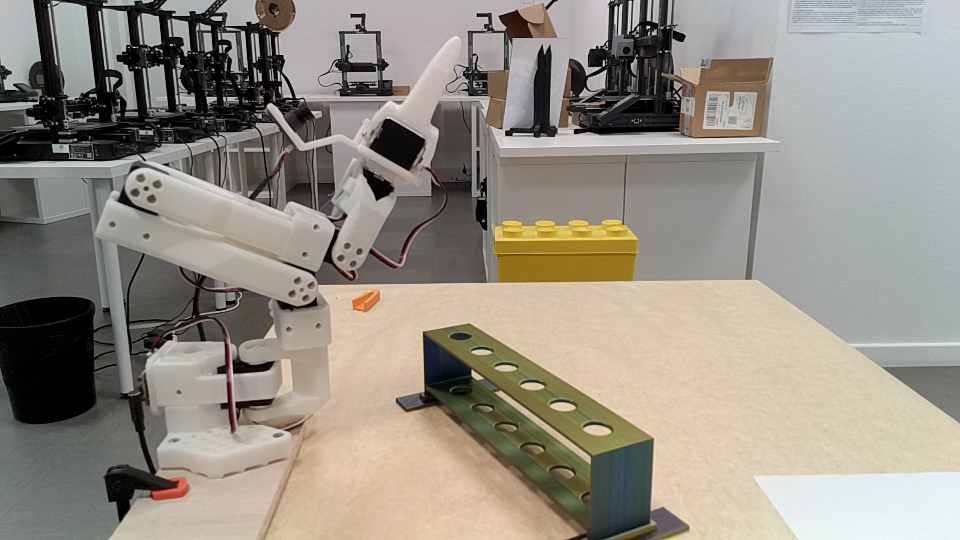
#> input picture oak_tools/matrice.jpg, 1920 x 1080 px (shown at 1/2 size)
$ python demo_homography.py -i matrice.jpg
#> lines starting #> are read from the running program, lines starting #| are printed output that depends on the picture; after the words box and inside, x2 and y2 are one past the last pixel; in counts of white or black regions, pixels touching at a corner belong together
#> (reads oak_tools/table_homography.json from the repository)
### oak_tools/table_homography.py
#!/usr/bin/env python3
"""
Module de gestion de l'homographie de la table pour RobotKraft.
Permet de transformer la vue caméra (perspective) en vue orthorectifiée (Bird's Eye View)
appliquée à L'ENSEMBLE DE L'IMAGE ou recadrée sur la table, et de convertir des
coordonnées pixels (u, v) en coordonnées métriques table (X, Y) en millimètres.
"""

import json
import os
from datetime import datetime
from typing import Dict, List, Optional, Tuple, Union

import cv2
import numpy as np


class TableHomography:
    """Gestionnaire de matrice d'homographie pour la table fixe."""

    def __init__(
        self,
        src_points: Union[np.ndarray, List[List[float]]],
        dst_size_px: Tuple[int, int] = (1920, 1080),
        table_size_mm: Optional[Tuple[float, float]] = None,
        image_size: Optional[Tuple[int, int]] = (1920, 1080),
        zoom: float = 1.0,
        metadata: Optional[dict] = None,
    ):
        """
        Initialise l'homographie.

        Args:
            src_points: 4 points [TL, TR, BR, BL] sur l'image caméra [[x,y], ...].
            dst_size_px: (largeur_px, hauteur_px) de l'image de sortie (par défaut même résolution).
            table_size_mm: (largeur_mm, hauteur_mm) réelles de la table (optionnel).
            image_size: (largeur, hauteur) de l'image caméra d'origine (calibrée).
            zoom: Facteur de zoom / échelle sur la vue globale (défaut: 1.0).
            metadata: Métadonnées additionnelles (date, source, etc.).
        """
#> in main, raw_frame is the input picture: shape (1080, 1920, 3); mean B, G, R 132.4, 143.2, 149.3
#| [Image] Chargée : matrice.jpg (1920x1080)
        self.src_points = np.array(src_points, dtype=np.float32).reshape((4, 2))
        self.dst_width_px = int(dst_size_px[0])
        self.dst_height_px = int(dst_size_px[1])
        self.table_width_mm = float(table_size_mm[0]) if table_size_mm else None
        self.table_height_mm = float(table_size_mm[1]) if table_size_mm else None
        self.image_size = tuple(image_size) if image_size else (self.dst_width_px, self.dst_height_px)
        self.zoom = float(zoom)
        self.metadata = metadata or {}

        # Calculer les matrices pour l'image entière, le recadrage et les mm
        self._compute_matrices()

    def _compute_matrices(self):
        """Calcule l'ensemble des matrices d'homographie (Image entière, Table seule, Métrique)."""
        src = self.src_points
        img_w, img_h = self.image_size

        # 1. Dimensions naturelles de la zone table
        w_top = np.linalg.norm(src[1] - src[0])
        w_bot = np.linalg.norm(src[2] - src[3])
        h_left = np.linalg.norm(src[3] - src[0])
        h_right = np.linalg.norm(src[2] - src[1])

        # Largeur naturelle sur l'image
        w_table_natural = (w_top + w_bot) / 2.0
        if self.table_width_mm and self.table_height_mm:
            ratio_hw = self.table_height_mm / self.table_width_mm
        else:
            ratio_hw = ((h_left + h_right) / 2.0) / max(1.0, w_table_natural)
        h_table_natural = w_table_natural * ratio_hw

        # Centrage par rapport au barycentre des 4 points dans l'image
        center = src.mean(axis=0)

        # Mise à l'échelle vers la résolution de sortie
        scale_x = self.dst_width_px / float(img_w)
        scale_y = self.dst_height_px / float(img_h)
        base_scale = min(scale_x, scale_y) * self.zoom

        w_t = w_table_natural * base_scale
        h_t = h_table_natural * base_scale
        cx_out = center[0] * scale_x
        cy_out = center[1] * scale_y

        x0 = cx_out - w_t / 2.0
        y0 = cy_out - h_t / 2.0

        # Points de destination pour la vue IMAGE ENTIÈRE (Full Image)
        self.dst_points_full = np.array(
            [
                [x0, y0],              # TL
                [x0 + w_t, y0],        # TR
                [x0 + w_t, y0 + h_t],  # BR
                [x0, y0 + h_t],        # BL
            ],
            dtype=np.float32,
        )

        # 1. Homographie Image Complète (Full Image)
        self.H_full = cv2.getPerspectiveTransform(self.src_points, self.dst_points_full)
        self.H_full_inv = np.linalg.inv(self.H_full)

        # 2. Homographie Recadrée (Crop Table Seule)
        crop_w = max(300, int(round(w_t)))
        crop_h = max(200, int(round(h_t)))
        self.crop_size_px = (crop_w, crop_h)
        self.dst_points_crop = np.array(
            [
                [0.0, 0.0],
                [float(crop_w - 1), 0.0],
                [float(crop_w - 1), float(crop_h - 1)],
                [0.0, float(crop_h - 1)],
            ],
            dtype=np.float32,
        )
        self.H_crop = cv2.getPerspectiveTransform(self.src_points, self.dst_points_crop)
        self.H_crop_inv = np.linalg.inv(self.H_crop)

        # 3. Homographie Métrique (Millimètres réels sur le plan de la table)
        if self.table_width_mm and self.table_height_mm:
            self.dst_points_mm = np.array(
                [
                    [0.0, 0.0],
                    [self.table_width_mm, 0.0],
                    [self.table_width_mm, self.table_height_mm],
                    [0.0, self.table_height_mm],
                ],
                dtype=np.float32,
            )
            self.H_mm = cv2.getPerspectiveTransform(self.src_points, self.dst_points_mm)
            self.H_mm_inv = np.linalg.inv(self.H_mm)
            self.px_per_mm_x = w_t / self.table_width_mm
            self.px_per_mm_y = h_t / self.table_height_mm
        else:
            self.dst_points_mm = None
            self.H_mm = None
            self.H_mm_inv = None
            self.px_per_mm_x = None
            self.px_per_mm_y = None

        # Alias par défaut : H_px = H_full
        self.H_px = self.H_full
        self.H_px_inv = self.H_full_inv
        self.dst_points_px = self.dst_points_full

    def _get_scaled_h(
        self,
        current_img_shape: Tuple[int, int, ...],
        mode: str = "full",
    ) -> np.ndarray:
        """Ajuste l'homographie si la résolution de l'image caméra courante diffère de la calibration."""
        H = self.H_full if mode == "full" else self.H_crop
        if self.image_size is None:
            return H

        curr_h, curr_w = current_img_shape[:2]
        orig_w, orig_h = self.image_size

        if curr_w == orig_w and curr_h == orig_h:
            return H

        sx = curr_w / float(orig_w)
        sy = curr_h / float(orig_h)

        scale_mat_inv = np.array(
            [
                [1.0 / sx, 0.0, 0.0],
                [0.0, 1.0 / sy, 0.0],
                [0.0, 0.0, 1.0],
            ],
            dtype=np.float64,
        )
        return H @ scale_mat_inv

    def warp_image(
        self,
        image: np.ndarray,
        mode: str = "full",
        output_size: Optional[Tuple[int, int]] = None,
        flags: int = cv2.INTER_LINEAR,
        border_mode: int = cv2.BORDER_CONSTANT,
        border_value: Tuple[int, int, int] = (0, 0, 0),
    ) -> np.ndarray:
        """
        Applique la transformation d'homographie.

        Args:
            image: Image caméra source.
            mode: "full" pour transformer l'ENSEMBLE de l'image (défaut),
                  "crop" pour recadrer uniquement sur la table.
            output_size: (w, h) de l'image résultante.
            flags: Interpolation cv2 (ex: cv2.INTER_LINEAR, cv2.INTER_CUBIC).
            border_mode: Traitement des bords hors champ.
            border_value: Couleur de fond pour les zones hors champ.

        Returns:
            Image redressée par homographie.
        """
        H = self._get_scaled_h(image.shape, mode=mode)
        if output_size:
            w, h = output_size
        elif mode == "full":
            w, h = self.dst_width_px, self.dst_height_px
        else:
            w, h = self.crop_size_px

        return cv2.warpPerspective(
            image,
            H,
            (w, h),
            flags=flags,
            borderMode=border_mode,
            borderValue=border_value,
        )

    # [98 lines left out: functions pixel_to_table, table_to_pixel, points_to_table, not called in this run]

    def points_to_pixel(
        self,
        points: Union[np.ndarray, List[Tuple[float, float]]],
        from_mm: bool = True,
        mode: str = "full",
        target_img_size: Optional[Tuple[int, int]] = None,
    ) -> np.ndarray:
        """Transforme un lot de points Nx2 de la table vers l'image caméra."""
        pts = np.asarray(points, dtype=np.float32).reshape((-1, 1, 2))
        if from_mm and self.H_mm_inv is not None:
            H_inv = self.H_mm_inv
        elif mode == "full":
            H_inv = self.H_full_inv
        else:
            H_inv = self.H_crop_inv

        transformed = cv2.perspectiveTransform(pts, H_inv)
        res = transformed.reshape((-1, 2))

        if target_img_size and self.image_size and target_img_size != self.image_size:
            sx = target_img_size[0] / float(self.image_size[0])
            sy = target_img_size[1] / float(self.image_size[1])
            res[:, 0] *= sx
            res[:, 1] *= sy

        return res

    # [17 lines left out: function is_inside_table, not called in this run]

    def draw_table_boundary(
        self,
        image: np.ndarray,
        color: Tuple[int, int, int] = (0, 255, 0),
        thickness: int = 2,
        fill_alpha: float = 0.15,
        draw_labels: bool = True,
    ) -> np.ndarray:
        """Dessine le quadrilatère de la table calibrée sur l'image caméra."""
#> called with color = (0, 255, 0), thickness = 2, fill_alpha = 0.15, draw_labels = True
        out = image.copy()
        h, w = out.shape[:2]

        pts = self.src_points.copy()
        if self.image_size and (w, h) != self.image_size:
            sx = w / float(self.image_size[0])
            sy = h / float(self.image_size[1])
            pts[:, 0] *= sx
            pts[:, 1] *= sy

        pts_int = pts.astype(np.int32)

        if fill_alpha > 0.0:
            overlay = out.copy()
            cv2.fillPoly(overlay, [pts_int], color)
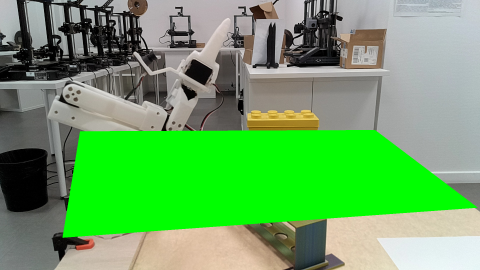
#> overlay: shape (1080, 1920, 3) (shown at 1/4 size); mean B, G, R 96.6, 167.5, 104.2
            cv2.addWeighted(overlay, fill_alpha, out, 1.0 - fill_alpha, 0, out)
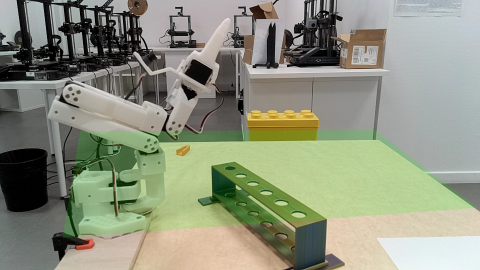
#> out: shape (1080, 1920, 3) (shown at 1/4 size); mean B, G, R 127, 146.9, 142.5

        cv2.polylines(out, [pts_int], isClosed=True, color=color, thickness=thickness, lineType=cv2.LINE_AA)
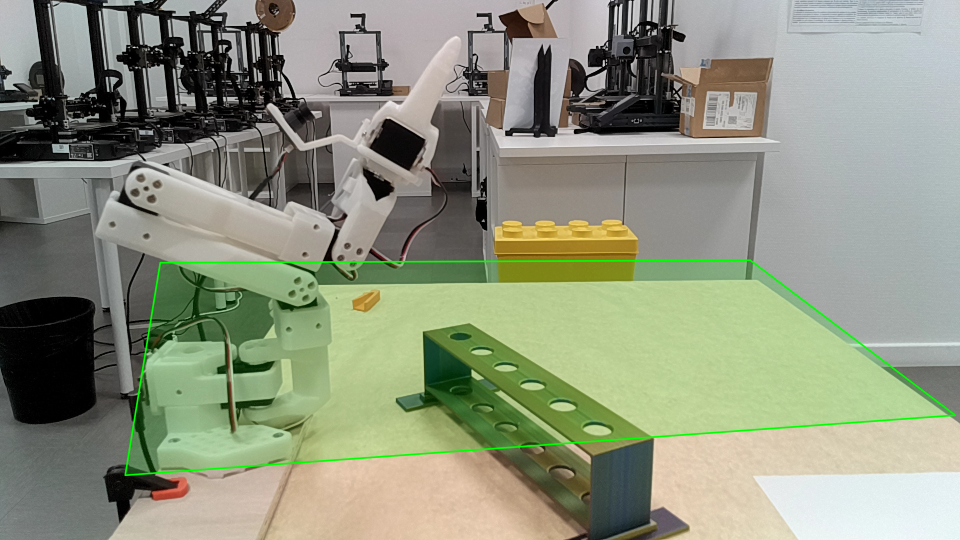
#> out: shape (1080, 1920, 3) (shown at 1/2 size); 0.9% of pixels changed, all inside (x1, y1, x2, y2) = (248, 518, 1913, 953)

        labels = ["P1 (TL)", "P2 (TR)", "P3 (BR)", "P4 (BL)"]
        corner_colors = [
            (255, 255, 0),  # Cyan
            (0, 255, 0),    # Vert
            (0, 215, 255),  # Jaune
            (0, 140, 255),  # Orange
        ]
        for i, (pt, label, col) in enumerate(zip(pts_int, labels, corner_colors)):
            x, y = int(pt[0]), int(pt[1])
            cv2.circle(out, (x, y), 6, col, -1, cv2.LINE_AA)
            cv2.circle(out, (x, y), 8, (0, 0, 0), 1, cv2.LINE_AA)
            if draw_labels:
                offset_y = -10 if i in [0, 1] else 20
                cv2.putText(
                    out,
                    label,
                    (x + 10, y + offset_y),
                    cv2.FONT_HERSHEY_SIMPLEX,
                    0.5,
                    (0, 0, 0),
                    3,
                    cv2.LINE_AA,
                )
                cv2.putText(
                    out,
                    label,
                    (x + 10, y + offset_y),
                    cv2.FONT_HERSHEY_SIMPLEX,
                    0.5,
                    col,
                    1,
                    cv2.LINE_AA,
                )
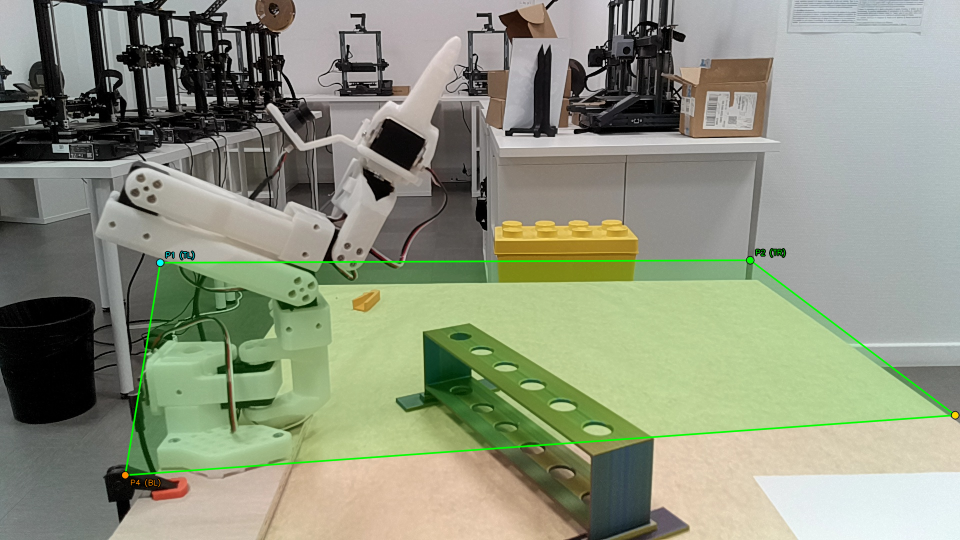
#> out: shape (1080, 1920, 3) (shown at 1/2 size); 0.17% of pixels changed, all inside (x1, y1, x2, y2) = (241, 496, 1920, 976)

        return out

    def draw_grid_on_image(
        self,
        image: np.ndarray,
        step_mm: float = 100.0,
        color: Tuple[int, int, int] = (255, 200, 0),
        thickness: int = 1,
    ) -> np.ndarray:
        """Projette la grille métrique virtuelle sur l'image caméra."""
#> called with step_mm = 100, color = (255, 200, 0), thickness = 1
        if self.H_mm_inv is None or not self.table_width_mm or not self.table_height_mm:
            return image

        out = image.copy()
        curr_h, curr_w = out.shape[:2]
        target_size = (curr_w, curr_h)

        xs = np.arange(0, self.table_width_mm + 0.1, step_mm)
        for x in xs:
            ys = np.linspace(0, self.table_height_mm, 20)
            pts_table = np.column_stack([np.full_like(ys, x), ys])
            pts_cam = self.points_to_pixel(pts_table, from_mm=True, target_img_size=target_size)
            pts_cam = pts_cam.astype(np.int32)
            for j in range(len(pts_cam) - 1):
                cv2.line(out, tuple(pts_cam[j]), tuple(pts_cam[j + 1]), color, thickness, cv2.LINE_AA)
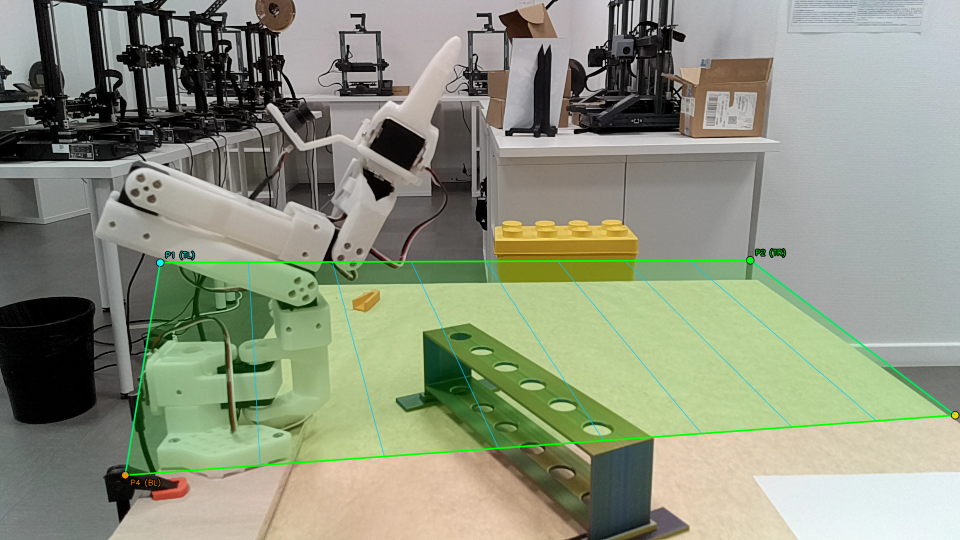
#> out: shape (1080, 1920, 3) (shown at 1/2 size); 0.5% of pixels changed, all inside (x1, y1, x2, y2) = (249, 519, 1912, 952)

        ys = np.arange(0, self.table_height_mm + 0.1, step_mm)
        for y in ys:
            xs_line = np.linspace(0, self.table_width_mm, 20)
            pts_table = np.column_stack([xs_line, np.full_like(xs_line, y)])
            pts_cam = self.points_to_pixel(pts_table, from_mm=True, target_img_size=target_size)
            pts_cam = pts_cam.astype(np.int32)
            for j in range(len(pts_cam) - 1):
                cv2.line(out, tuple(pts_cam[j]), tuple(pts_cam[j + 1]), color, thickness, cv2.LINE_AA)
#> out: shape (1080, 1920, 3); 1.41% of pixels changed, all inside (x1, y1, x2, y2) = (250, 519, 1912, 952)
#> (the rest of the program and of its run is left out)
